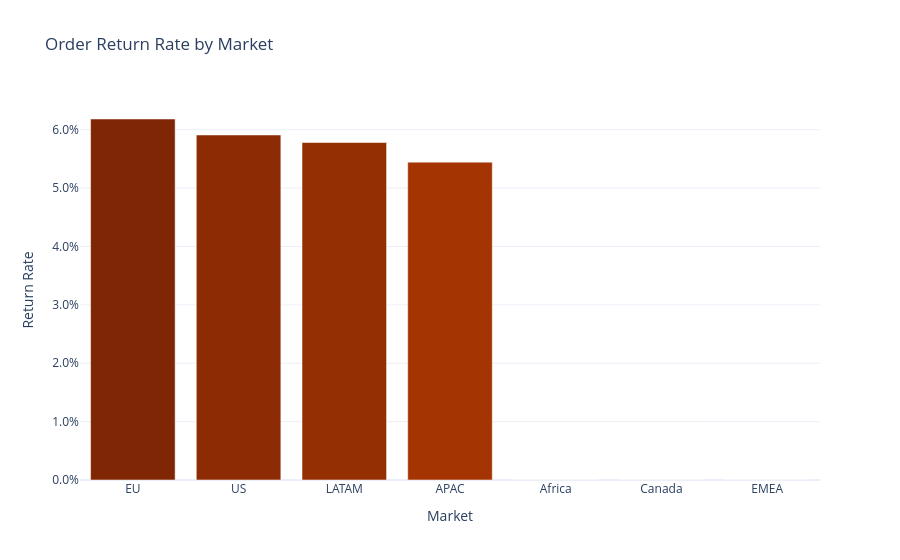

Here is the notebook cell this chart was saved with:
### Code cell
fig_market_returns = px.bar(
    market_return_summary,
    x="market",
    y="return_rate",
    color="return_rate",
    color_continuous_scale="Oranges",
    title="Order Return Rate by Market",
    labels={
        "market": "Market",
        "return_rate": "Return Rate",
    },
    hover_data={
        "total_orders": ":,",
        "returned_orders": ":,",
        "returned_order_sales": ":$,.2f",
    },
    template="plotly_white",
)

fig_market_returns.update_yaxes(tickformat=".1%")
fig_market_returns.update_layout(coloraxis_showscale=False)
fig_market_returns.show()

### Figure 1 — Plotly figure (JSON) as saved in the notebook; plotly's stock layout.template omitted (floating-point values rounded to 4 significant figures)
{"data": [{"customdata": [[4593.0, 284.0, 204900.0], [5009.0, 296.0, 180500.0], [5138.0, 297.0, 167100.0], [5437.0, 296.0, 265500.0], [2232.0, 0.0, 0.0], [201.0, 0.0, 0.0], [2462.0, 0.0, 0.0]], "hovertemplate": "Market=%{x}<br>Return Rate=%{marker.color}<br>total_orders=%{customdata[0]:,}<br>returned_orders=%{customdata[1]:,}<br>returned_order_sales=%{customdata[2]:$,.2f}<extra></extra>", "legendgroup": "", "marker": {"color": [0.06183, 0.05909, 0.0578, 0.05444, 0.0, 0.0, 0.0], "coloraxis": "coloraxis", "pattern": {"shape": ""}}, "name": "", "orientation": "v", "showlegend": false, "textposition": "auto", "type": "bar", "x": ["EU", "US", "LATAM", "APAC", "Africa", "Canada", "EMEA"], "xaxis": "x", "y": [0.06183, 0.05909, 0.0578, 0.05444, 0.0, 0.0, 0.0], "yaxis": "y"}], "layout": {"barmode": "relative", "coloraxis": {"colorbar": {"title": {"text": "Return Rate"}}, "colorscale": [[0, "rgb(255,245,235)"], [0.125, "rgb(254,230,206)"], [0.25, "rgb(253,208,162)"], [0.375, "rgb(253,174,107)"], [0.5, "rgb(253,141,60)"], [0.625, "rgb(241,105,19)"], [0.75, "rgb(217,72,1)"], [0.875, "rgb(166,54,3)"], [1, "rgb(127,39,4)"]], "showscale": false}, "legend": {"tracegroupgap": 0}, "title": {"text": "Order Return Rate by Market"}, "xaxis": {"anchor": "y", "domain": [0, 1], "title": {"text": "Market"}}, "yaxis": {"anchor": "x", "domain": [0, 1], "tickformat": ".1%", "title": {"text": "Return Rate"}}}}
